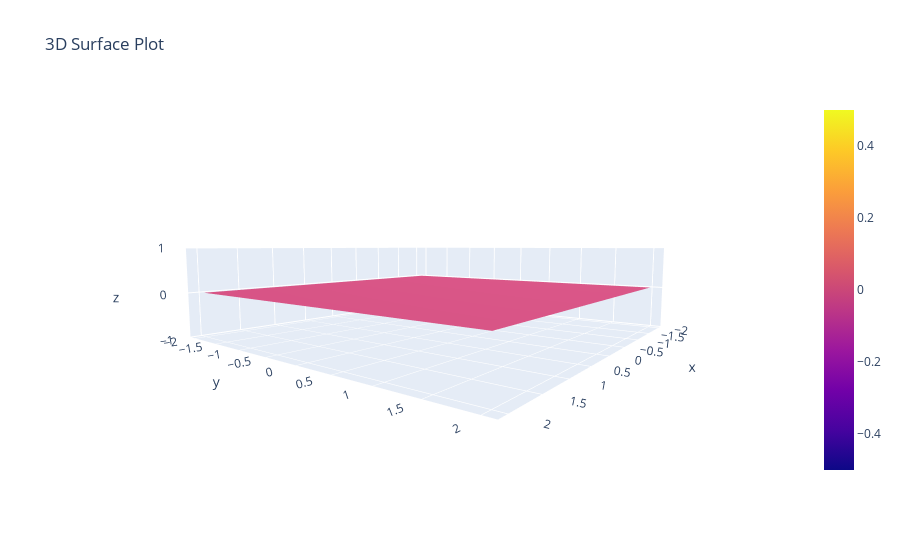

Notebook code for this chart:
### Code cell
plot3d_parametric_surface(x*R.i+y*R.j+0*R.k,(x,-2,2), (y,-2,2))

### Figure 1 — Plotly figure (JSON) as saved in the notebook; plotly's stock layout.template omitted (floating-point values rounded to 4 significant figures; data arrays with more than 128 entries replaced by an {"elided": "..."} marker saying what was removed)
{"data": [{"showlegend": false, "showscale": true, "type": "surface", "x": {"elided": "50x50 float values"}, "y": {"elided": "50x50 float values"}, "z": {"elided": "50x50 int values"}}], "layout": {"autosize": true, "scene": {"aspectmode": "data", "aspectratio": {"x": 1.587, "y": 1.587, "z": 0.3969}, "camera": {"center": {"x": 0, "y": 0, "z": 0}, "eye": {"x": 1.697, "y": 1.328, "z": 0.2062}, "projection": {"type": "perspective"}, "up": {"x": 0, "y": 0, "z": 1}}}, "title": {"text": "3D Surface Plot"}, "xaxis": {"title": {"text": "X"}}, "yaxis": {"title": {"text": "Y"}}}}
